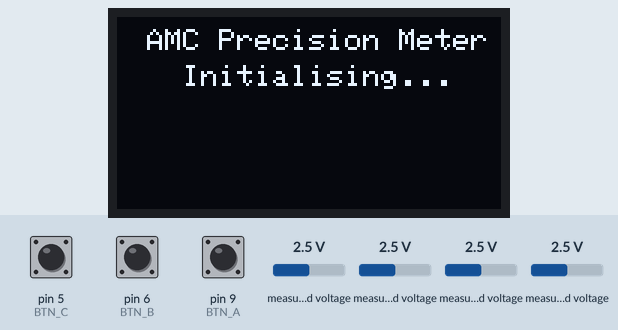
Simulated run of this sketch. Board: Arduino Uno, built with avr-gcc and run on an emulated ATmega328P. Parts: 128×64 one-colour display. The inputs (shaded band) are chosen by the test bench; at power-on: pin 5 (BTN_C) HIGH, pin 6 (BTN_B) HIGH, pin 9 (BTN_A) HIGH, measured voltage 2.5 V. What the sketch prints to the serial monitor is not drawn.

Above: at 0.5 s.
At 1.0 s:
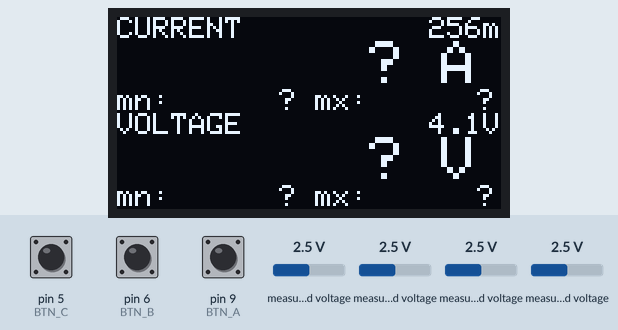
At 2.0 s:
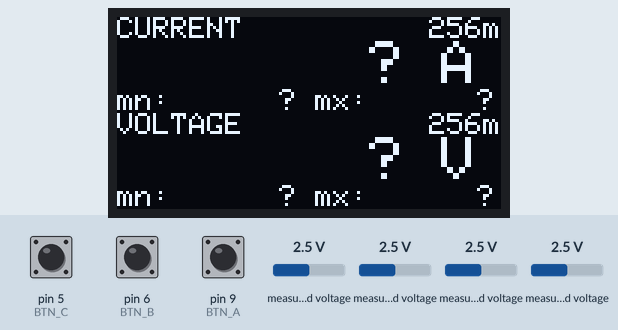
2.1 s: pin 5 (BTN_C) pulled LOW for 0.15 s
3.7 s: pin 6 (BTN_B) pulled LOW for 0.15 s
5.3 s: pin 9 (BTN_A) pulled LOW for 0.15 s
Timing chart, 0 to 8.3 s (numbered marks = the images above; inputs shaded):
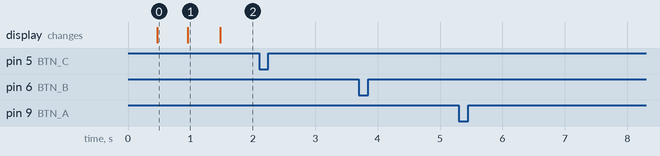

The sketch:

AMC_OLED.ino
```cpp
/*
  AMC_OLED.ino
  Isolated precision current + voltage meter — OLED variant.

  Hardware
  ─────────────────────────────────────────────────────────────────────────────
  Feather RP2350
  Adafruit 128×64 OLED FeatherWing  (SSD1306, I2C address 0x3C)
  ADS1015 12-bit ADC                (I2C address 0x48, ADDR pin = GND)

  Channel assignments (ADS1015)
  ─────────────────────────────────────────────────────────────────────────────
  AIN0 − AIN1  →  AMC3301 output  (current via 0.01 Ω shunt)
  AIN2 − AIN3  →  AMC3330 output  (voltage via 50.5:1 resistor divider)

  Scaling
  ─────────────────────────────────────────────────────────────────────────────
  AMC3301 internal gain ≈ 8.2 V/V:
    I (A) = V_ADS (V) ÷ (AMC3301_GAIN × SHUNT_R)

  AMC3330 unity-gain isolation amp + 50.5:1 divider:
    V (V) = V_ADS (V) × DIVIDER_RATIO

  FeatherWing buttons (active LOW, internal pull-up)
  ─────────────────────────────────────────────────────────────────────────────
  Button A  (pin 9)  →  Reset min/max
  Button B  (pin 6)  →  Zero current (tare)
  Button C  (pin 5)  →  Un-zero current

  Display layout  (SH1107 64×128 rotated → 128×64 landscape)
  ─────────────────────────────────────────────────────────────────────────────
  y= 0  size-1  "CURRENT              [gain]"
  y= 8  size-2  "+X.XXXX A"    ← large live reading (16 px tall)
  y=24  size-1  "mn:±X.XXX  mx:±X.XXX"
  y=32  size-1  "VOLTAGE              [gain]"
  y=40  size-2  "+XXX.XX V"   ← large live reading (16 px tall)
  y=56  size-1  "mn:±XXX.X  mx:±XXX.X"

  Serial protocol  (same as AMC_testBoard — Python GUI / Android app compatible)
  ─────────────────────────────────────────────────────────────────────────────
  Outgoing (10 Hz):
    $AMC,<I>,<V>,<Imin>,<Imax>,<Vmin>,<Vmax>,<gainI>,<gainV>
  Commands in:
    !RST              reset min/max to current live values
    !ZERO             tare current to zero
    !UNZERO           clear tare offset
    !STATUS           send one $AMC line immediately
    !CAPTURE,N[,sm]   trigger N-sample capture (sm = smooth override)
    !ABORT            cancel in-progress capture

  Libraries required
  ─────────────────────────────────────────────────────────────────────────────
  Adafruit SH110X
  Adafruit GFX Library
  Adafruit ADS1X15
  Adafruit BusIO
*/

#include <Wire.h>
#include <Adafruit_GFX.h>
#include <Adafruit_SH110X.h>
#include <Adafruit_ADS1X15.h>

// ── OLED ─────────────────────────────────────────────────────────────────────
Adafruit_SH1107 display = Adafruit_SH1107(64, 128, &Wire);
#define OLED_RESET   -1   // shared with Arduino reset

// ── FeatherWing buttons (active LOW, INPUT_PULLUP) ────────────────────────────
#define BTN_A  9    // Reset min/max
#define BTN_B  6    // Zero current (tare)
#define BTN_C  5    // Un-zero current

#define BTN_DEBOUNCE_MS 150

// ── ADS1015 ───────────────────────────────────────────────────────────────────
#define ADS_ADDR    0x48

// ── Physical scaling ──────────────────────────────────────────────────────────
#define AMC3301_GAIN  8.2f
#define SHUNT_R       0.01f
#define DIVIDER_RATIO 50.5f

// ── Digital smoothing ─────────────────────────────────────────────────────────
#define SMOOTH_N 7

// ── ADS1015 gain table ────────────────────────────────────────────────────────
static const adsGain_t kGain[] = {
  GAIN_TWOTHIRDS,  // ±6.144 V  →  3.000 mV/count
  GAIN_ONE,        // ±4.096 V  →  2.000 mV/count
  GAIN_TWO,        // ±2.048 V  →  1.000 mV/count
  GAIN_FOUR,       // ±1.024 V  →  0.500 mV/count
  GAIN_EIGHT,      // ±0.512 V  →  0.250 mV/count
  GAIN_SIXTEEN     // ±0.256 V  →  0.125 mV/count
};
static const float      kMvPerCount[] = { 3.000f, 2.000f, 1.000f, 0.500f, 0.250f, 0.125f };
static const char*      kGainLabel[]  = { "6.1V","4.1V","2.0V","1.0V","512m","256m" };
static const uint8_t    kNumGain      = 6;

static const int16_t GAIN_HI = 1900;
static const int16_t GAIN_LO =  200;

// ── Peripheral objects ────────────────────────────────────────────────────────
Adafruit_ADS1015 ads;

// ── Measurement state ─────────────────────────────────────────────────────────
float current_A  = 0.0f;
float voltage_V  = 0.0f;
float currentMin = 0.0f, currentMax = 0.0f;
float voltageMin = 0.0f, voltageMax = 0.0f;
bool  firstReading = true;

size_t gainIdxI = 5;   // start at GAIN_SIXTEEN (most sensitive)
size_t gainIdxV = 0;   // start at GAIN_TWOTHIRDS (widest range)

// ── Serial / timing ───────────────────────────────────────────────────────────
String        serialBuf    = "";
unsigned long lastSerialMs  = 0;
unsigned long lastDisplayMs = 0;
float         currentOffset = 0.0f;

static const uint16_t DISP_RATE_MS = 500;  // 10 Hz

// ── Button state ──────────────────────────────────────────────────────────────
unsigned long lastBtnMs = 0;

// ── Capture mode ─────────────────────────────────────────────────────────────
struct CapSample { float I; float V; uint32_t t_us; };
static const uint16_t CAP_MAX = 2000;
static CapSample capBuf[CAP_MAX];
uint16_t capN      = 0;
uint16_t capIdx    = 0;
uint8_t  capSmooth = 0;
bool     capturing = false;
bool     capReady  = false;

// ═══════════════════════════════════════════════════════════════════════════
//  MEASUREMENT
// ═══════════════════════════════════════════════════════════════════════════

float readSmoothedDiff01(size_t& gainIdx, uint8_t smoothN = SMOOTH_N) {
  size_t g = gainIdx;
  ads.setGain(kGain[g]);
  (void)ads.readADC_Differential_0_1();  // discard: settle after gain change

  int32_t sum = 0;
  for (uint8_t i = 0; i < smoothN; i++)
    sum += ads.readADC_Differential_0_1();
  float avg_counts = (float)sum / (float)smoothN;
  float volts      = (avg_counts * kMvPerCount[g]) / 1000.0f;

  int16_t absAvg = (int16_t)fabsf(avg_counts);
  if      (absAvg > GAIN_HI && gainIdx > 0)                    gainIdx--;
  else if (absAvg < GAIN_LO && gainIdx < (size_t)(kNumGain-1)) gainIdx++;

  return volts;
}

float readSmoothedDiff23(size_t& gainIdx, uint8_t smoothN = SMOOTH_N) {
  size_t g = gainIdx;
  ads.setGain(kGain[g]);
  (void)ads.readADC_Differential_2_3();

  int32_t sum = 0;
  for (uint8_t i = 0; i < smoothN; i++)
    sum += ads.readADC_Differential_2_3();
  float avg_counts = (float)sum / (float)smoothN;
  float volts      = (avg_counts * kMvPerCount[g]) / 1000.0f;

  int16_t absAvg = (int16_t)fabsf(avg_counts);
  if      (absAvg > GAIN_HI && gainIdx > 0)                    gainIdx--;
  else if (absAvg < GAIN_LO && gainIdx < (size_t)(kNumGain-1)) gainIdx++;

  return volts;
}

void takeMeasurements() {
  float v01 = readSmoothedDiff01(gainIdxI);
  float v23 = readSmoothedDiff23(gainIdxV);

  current_A = (v01 / (AMC3301_GAIN * SHUNT_R)) - currentOffset;
  voltage_V = v23 * DIVIDER_RATIO;

  if (firstReading) {
    currentMin = currentMax = current_A;
    voltageMin = voltageMax = voltage_V;
    firstReading = false;
  } else {
    if (current_A < currentMin) currentMin = current_A;
    if (current_A > currentMax) currentMax = current_A;
    if (voltage_V < voltageMin) voltageMin = voltage_V;
    if (voltage_V > voltageMax) voltageMax = voltage_V;
  }
}

// ═══════════════════════════════════════════════════════════════════════════
//  CAPTURE
// ═══════════════════════════════════════════════════════════════════════════

void runCapture() {
  uint8_t sm = capSmooth ? capSmooth : SMOOTH_N;
  float v01  = readSmoothedDiff01(gainIdxI, sm);
  float v23  = readSmoothedDiff23(gainIdxV, sm);
  capBuf[capIdx++] = {
    (v01 / (AMC3301_GAIN * SHUNT_R)) - currentOffset,
    v23 * DIVIDER_RATIO,
    micros()
  };
  if (capIdx >= capN) { capturing = false; capReady = true; }
}

void dumpCapture() {
  uint32_t t0 = capBuf[0].t_us;
  for (uint16_t i = 0; i < capIdx; i++) {
    Serial.print(F("$S,"));
    Serial.print(i);                    Serial.print(',');
    Serial.print(capBuf[i].t_us - t0); Serial.print(',');
    Serial.print(capBuf[i].I, 5);      Serial.print(',');
    Serial.println(capBuf[i].V, 4);
  }
  uint8_t sm = capSmooth ? capSmooth : SMOOTH_N;
  Serial.print(F("$CAPDONE,"));
  Serial.print(capIdx);                       Serial.print(',');
  Serial.print(capBuf[capIdx-1].t_us - t0);  Serial.print(',');
  Serial.print(sm);                           Serial.print(',');
  Serial.print(kGainLabel[gainIdxI]);         Serial.print(',');
  Serial.println(kGainLabel[gainIdxV]);
  capReady = false;
}

// ═══════════════════════════════════════════════════════════════════════════
//  SERIAL PROTOCOL
// ═══════════════════════════════════════════════════════════════════════════

void sendData() {
  Serial.print(F("$AMC,"));
  Serial.print(current_A,  5); Serial.print(',');
  Serial.print(voltage_V,  4); Serial.print(',');
  Serial.print(currentMin, 5); Serial.print(',');
  Serial.print(currentMax, 5); Serial.print(',');
  Serial.print(voltageMin, 4); Serial.print(',');
  Serial.print(voltageMax, 4); Serial.print(',');
  Serial.print(kGainLabel[gainIdxI]); Serial.print(',');
  Serial.println(kGainLabel[gainIdxV]);
}

void doReset() {
  currentMin = currentMax = current_A;
  voltageMin = voltageMax = voltage_V;
  Serial.println(F("$RST,OK"));
}

void processSerial() {
  while (Serial.available()) {
    char c = (char)Serial.read();
    if (c == '\n' || c == '\r') {
      String cmd = serialBuf; cmd.trim(); serialBuf = "";
      if (cmd.length() == 0) continue;
      if (cmd == F("!RST")) {
        doReset();
      } else if (cmd == F("!ZERO")) {
        currentOffset += current_A;
        currentMin = currentMax = 0.0f;
        Serial.println(F("$ZERO,OK"));
      } else if (cmd == F("!UNZERO")) {
        currentOffset = 0.0f;
        currentMin = currentMax = current_A;
        Serial.println(F("$UNZERO,OK"));
      } else if (cmd == F("!STATUS")) {
        sendData();
      } else if (cmd.startsWith(F("!CAPTURE,"))) {
        String args  = cmd.substring(9);
        int    comma = args.indexOf(',');
        capN      = (uint16_t)constrain(args.toInt(), 10, CAP_MAX);
        capSmooth = (comma >= 0) ? (uint8_t)args.substring(comma + 1).toInt() : 0;
        capSmooth = constrain(capSmooth, 0, 16);
        capIdx    = 0;
        capturing = true;
        capReady  = false;
        Serial.print(F("$CAPTURE_START,")); Serial.println(capN);
      } else if (cmd == F("!ABORT")) {
        capturing = false; capReady = false; capIdx = 0;
        Serial.println(F("$ABORT,OK"));
      }
    } else {
      if (serialBuf.length() < 20) serialBuf += c;
    }
  }
}

// ═══════════════════════════════════════════════════════════════════════════
//  BUTTONS
// ═══════════════════════════════════════════════════════════════════════════

void processButtons() {
  unsigned long now = millis();
  if (now - lastBtnMs < BTN_DEBOUNCE_MS) return;

  if (!digitalRead(BTN_A)) {
    lastBtnMs = now;
    doReset();
  } else if (!digitalRead(BTN_B)) {
    lastBtnMs = now;
    currentOffset += current_A;
    currentMin = currentMax = 0.0f;
    Serial.println(F("$ZERO,OK"));
  } else if (!digitalRead(BTN_C)) {
    lastBtnMs = now;
    currentOffset = 0.0f;
    currentMin = currentMax = current_A;
    Serial.println(F("$UNZERO,OK"));
  }
}

// ═══════════════════════════════════════════════════════════════════════════
//  DISPLAY
// ═══════════════════════════════════════════════════════════════════════════
//
//  128×64 layout — size-2 (12×16 px) for live values, size-1 (6×8 px) for
//  headers and min/max.  Fills all 64 rows exactly:
//
//  y= 0  size-1  "CURRENT              [gain]"
//  y= 8  size-2  "+X.XXXX A"           (16 px tall)
//  y=24  size-1  "mn:±X.XXX  mx:±X.XXX"
//  y=32  size-1  "VOLTAGE              [gain]"
//  y=40  size-2  "+XXX.XX V"           (16 px tall)
//  y=56  size-1  "mn:±XXX.X  mx:±XXX.X"

// Large format for live current — always Amps, guaranteed ≤10 chars (120 px at size-2)
// Field width 8 gives "+X.XXXXX" (8 chars) + " A" = 10 chars for |a| < 10.
// Drop one decimal for |a| ≥ 10 to keep "+XX.XXXX A" = 10 chars.
static void fmtCurrentLarge(float a, char* buf, uint8_t bufLen) {
  if (fabsf(a) < 10.0f)
    snprintf(buf, bufLen, "%+8.5f A", a);  // "+X.XXXXX A" = 10 chars
  else
    snprintf(buf, bufLen, "%+8.4f A", a);  // "+XX.XXXX A" = 10 chars
}

// Large format for live voltage — always Volts, guaranteed ≤10 chars
// Field width 8: "+XX.XXXX V" = 10 chars for |v| < 100.
// Drop one decimal for |v| ≥ 100 → "+XXX.XXX V" = 10 chars.
static void fmtVoltageLarge(float v, char* buf, uint8_t bufLen) {
  if (fabsf(v) < 100.0f)
    snprintf(buf, bufLen, "%+8.4f V", v);  // "+XX.XXXX V" = 10 chars
  else
    snprintf(buf, bufLen, "%+8.3f V", v);  // "+XXX.XXX V" = 10 chars
}

// Compact min/max line — always A or V, fits 21 chars at size-1 (126 px)
// Output: "mn:±X.XXXX mx:±X.XXXX"
static void fmtMinMax(float mn, float mx, bool isCurrent, char* buf, uint8_t bufLen) {
  char smn[9], smx[9];
  if (isCurrent) {
    snprintf(smn, sizeof(smn), "%+7.4f", mn);   // "+X.XXXX" 7 chars
    snprintf(smx, sizeof(smx), "%+7.4f", mx);
  } else {
    snprintf(smn, sizeof(smn), "%+7.3f", mn);   // "+XX.XXX" or "+XXX.XX" 7 chars
    snprintf(smx, sizeof(smx), "%+7.3f", mx);
  }
  snprintf(buf, bufLen, "mn:%s mx:%s", smn, smx);
}

void updateDisplay() {
  char buf[24];

  display.clearDisplay();
  display.setTextColor(SH110X_WHITE);

  // ── CURRENT ───────────────────────────────────────────────────────────────
  display.setTextSize(1);
  display.setCursor(0, 0);
  display.print(F("CURRENT"));
  display.setCursor(104, 0);                 // right-align gain (4 chars × 6 px = 24 px)
  display.print(kGainLabel[gainIdxI]);

  display.setTextSize(2);
  display.setCursor(0, 8);
  fmtCurrentLarge(current_A, buf, sizeof(buf));
  display.print(buf);

  display.setTextSize(1);
  display.setCursor(0, 24);
  fmtMinMax(currentMin, currentMax, true, buf, sizeof(buf));
  display.print(buf);

  // ── VOLTAGE ───────────────────────────────────────────────────────────────
  display.setTextSize(1);
  display.setCursor(0, 32);
  display.print(F("VOLTAGE"));
  display.setCursor(104, 32);
  display.print(kGainLabel[gainIdxV]);

  display.setTextSize(2);
  display.setCursor(0, 40);
  fmtVoltageLarge(voltage_V, buf, sizeof(buf));
  display.print(buf);

  display.setTextSize(1);
  display.setCursor(0, 56);
  fmtMinMax(voltageMin, voltageMax, false, buf, sizeof(buf));
  display.print(buf);

  display.display();
}

// Show a brief splash while initialising — useful for spotting I2C failures
void showSplash(const char* msg) {
  display.clearDisplay();
  display.setCursor(0, 24);
  display.setTextSize(1);
  display.print(msg);
  display.display();
}

// ═══════════════════════════════════════════════════════════════════════════
//  SETUP
// ═══════════════════════════════════════════════════════════════════════════

void setup() {
  Serial.begin(115200);
  delay(400);
  Serial.println(F("AMC_OLED starting"));

  Wire.begin();
  Wire.setClock(400000);

  // ── Buttons ───────────────────────────────────────────────────────────────
  pinMode(BTN_A, INPUT_PULLUP);
  pinMode(BTN_B, INPUT_PULLUP);
  pinMode(BTN_C, INPUT_PULLUP);

  // ── OLED ──────────────────────────────────────────────────────────────────
  if (!display.begin(0x3C, true)) {
    Serial.println(F("display failed — check I2C wiring and address"));
    while (1) delay(100);
  }
  display.clearDisplay();
  display.setTextSize(1);
  display.setRotation(1);
  display.setTextColor(SH110X_WHITE);
  display.setCursor(10, 4);
  display.print(F("AMC Precision Meter"));
  display.setCursor(22, 16);
  display.print(F("Initialising..."));
  display.display();
  Serial.println(F("SSD1306 OK (0x3C)"));

  // ── ADS1015 ───────────────────────────────────────────────────────────────
  ads.setDataRate(RATE_ADS1015_3300SPS);
  if (!ads.begin(ADS_ADDR)) {
    showSplash("ADS1015 FAIL!");
    Serial.println(F("ADS1015 init failed — check I2C wiring and ADDR pin"));
    while (1) delay(100);
  }
  Serial.println(F("ADS1015 OK (0x48)"));

  delay(400);
  Serial.println(F("AMC_OLED ready"));
}

// ═══════════════════════════════════════════════════════════════════════════
//  LOOP
// ═══════════════════════════════════════════════════════════════════════════

void loop() {
  processSerial();

  if (capturing) {
    runCapture();
    return;
  }

  if (capReady) {
    dumpCapture();
  }

  takeMeasurements();
  processButtons();

  unsigned long now = millis();
  if (now - lastSerialMs  >= DISP_RATE_MS) { lastSerialMs  = now; sendData();       }
  if (now - lastDisplayMs >= DISP_RATE_MS) { lastDisplayMs = now; updateDisplay();  }
}
```

Measured:
- after the input at 2.1 s, every drawn part: stays the same
- after the input at 3.7 s, every drawn part: stays the same
- after the input at 5.3 s, every drawn part: stays the same
- what the display in image 0 shows lasts 0.5 s, from 0.5 s to 1.0 s
